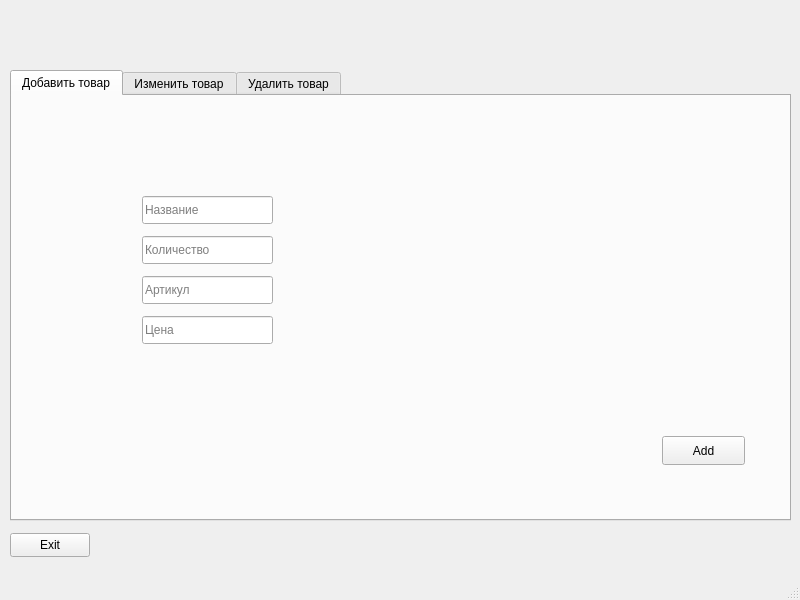
<?xml version="1.0" encoding="UTF-8"?>
<ui version="4.0">
 <class>SupplierHomeWindowN</class>
 <widget class="QMainWindow" name="SupplierHomeWindowN">
  <property name="geometry">
   <rect>
    <x>0</x>
    <y>0</y>
    <width>800</width>
    <height>600</height>
   </rect>
  </property>
  <property name="windowTitle">
   <string>MainWindow</string>
  </property>
  <widget class="QWidget" name="centralwidget">
   <widget class="QLabel" name="vendorLabel">
    <property name="geometry">
     <rect>
      <x>460</x>
      <y>200</y>
      <width>111</width>
      <height>41</height>
     </rect>
    </property>
    <property name="font">
     <font>
      <pointsize>18</pointsize>
     </font>
    </property>
    <property name="text">
     <string>TextLabel</string>
    </property>
   </widget>
   <widget class="QPushButton" name="exitButton">
    <property name="geometry">
     <rect>
      <x>10</x>
      <y>533</y>
      <width>80</width>
      <height>24</height>
     </rect>
    </property>
    <property name="text">
     <string>Exit</string>
    </property>
   </widget>
   <widget class="QTabWidget" name="tabWidget">
    <property name="geometry">
     <rect>
      <x>10</x>
      <y>70</y>
      <width>781</width>
      <height>451</height>
     </rect>
    </property>
    <property name="font">
     <font>
      <pointsize>9</pointsize>
     </font>
    </property>
    <property name="currentIndex">
     <number>0</number>
    </property>
    <widget class="QWidget" name="tab">
     <attribute name="title">
      <string>Добавить товар</string>
     </attribute>
     <widget class="QLineEdit" name="name">
      <property name="geometry">
       <rect>
        <x>130</x>
        <y>100</y>
        <width>131</width>
        <height>28</height>
       </rect>
      </property>
      <property name="text">
       <string/>
      </property>
      <property name="placeholderText">
       <string>Название</string>
      </property>
     </widget>
     <widget class="QLineEdit" name="vendorCode">
      <property name="geometry">
       <rect>
        <x>130</x>
        <y>180</y>
        <width>131</width>
        <height>28</height>
       </rect>
      </property>
      <property name="placeholderText">
       <string>Артикул</string>
      </property>
     </widget>
     <widget class="QLineEdit" name="price">
      <property name="geometry">
       <rect>
        <x>130</x>
        <y>220</y>
        <width>131</width>
        <height>28</height>
       </rect>
      </property>
      <property name="placeholderText">
       <string>Цена</string>
      </property>
     </widget>
     <widget class="QPushButton" name="addButton">
      <property name="geometry">
       <rect>
        <x>650</x>
        <y>340</y>
        <width>83</width>
        <height>29</height>
       </rect>
      </property>
      <property name="text">
       <string>Add</string>
      </property>
     </widget>
     <widget class="QLineEdit" name="quantity">
      <property name="geometry">
       <rect>
        <x>130</x>
        <y>140</y>
        <width>131</width>
        <height>28</height>
       </rect>
      </property>
      <property name="text">
       <string/>
      </property>
      <property name="placeholderText">
       <string>Количество</string>
      </property>
     </widget>
    </widget>
    <widget class="QWidget" name="tab_2">
     <attribute name="title">
      <string>Изменить товар</string>
     </attribute>
     <widget class="QComboBox" name="comboBox">
      <property name="geometry">
       <rect>
        <x>130</x>
        <y>80</y>
        <width>131</width>
        <height>41</height>
       </rect>
      </property>
      <property name="placeholderText">
       <string>Выберите товар</string>
      </property>
     </widget>
     <widget class="QLineEdit" name="oldName">
      <property name="enabled">
       <bool>false</bool>
      </property>
      <property name="geometry">
       <rect>
        <x>130</x>
        <y>140</y>
        <width>131</width>
        <height>28</height>
       </rect>
      </property>
      <property name="placeholderText">
       <string>Название</string>
      </property>
     </widget>
     <widget class="QLineEdit" name="oldVendorCode">
      <property name="enabled">
       <bool>false</bool>
      </property>
      <property name="geometry">
       <rect>
        <x>130</x>
        <y>220</y>
        <width>131</width>
        <height>28</height>
       </rect>
      </property>
      <property name="placeholderText">
       <string>Артикул</string>
      </property>
     </widget>
     <widget class="QLineEdit" name="oldPrice">
      <property name="enabled">
       <bool>false</bool>
      </property>
      <property name="geometry">
       <rect>
        <x>130</x>
        <y>260</y>
        <width>131</width>
        <height>28</height>
       </rect>
      </property>
      <property name="placeholderText">
       <string>Цена</string>
      </property>
     </widget>
     <widget class="QPushButton" name="changeButton">
      <property name="geometry">
       <rect>
        <x>580</x>
        <y>320</y>
        <width>83</width>
        <height>29</height>
       </rect>
      </property>
      <property name="text">
       <string>Change</string>
      </property>
     </widget>
     <widget class="QLineEdit" name="newName">
      <property name="enabled">
       <bool>true</bool>
      </property>
      <property name="geometry">
       <rect>
        <x>290</x>
        <y>140</y>
        <width>131</width>
        <height>28</height>
       </rect>
      </property>
      <property name="placeholderText">
       <string>Новое название</string>
      </property>
     </widget>
     <widget class="QLineEdit" name="newVendorCode">
      <property name="enabled">
       <bool>true</bool>
      </property>
      <property name="geometry">
       <rect>
        <x>290</x>
        <y>220</y>
        <width>131</width>
        <height>28</height>
       </rect>
      </property>
      <property name="placeholderText">
       <string>Новый артикул</string>
      </property>
     </widget>
     <widget class="QLineEdit" name="newPrice">
      <property name="enabled">
       <bool>true</bool>
      </property>
      <property name="geometry">
       <rect>
        <x>290</x>
        <y>260</y>
        <width>131</width>
        <height>28</height>
       </rect>
      </property>
      <property name="placeholderText">
       <string>Новая цена</string>
      </property>
     </widget>
     <widget class="QLineEdit" name="oldQuantity">
      <property name="enabled">
       <bool>false</bool>
      </property>
      <property name="geometry">
       <rect>
        <x>130</x>
        <y>180</y>
        <width>131</width>
        <height>28</height>
       </rect>
      </property>
      <property name="placeholderText">
       <string>Количество</string>
      </property>
     </widget>
     <widget class="QLineEdit" name="newQuantity">
      <property name="enabled">
       <bool>true</bool>
      </property>
      <property name="geometry">
       <rect>
        <x>290</x>
        <y>180</y>
        <width>131</width>
        <height>28</height>
       </rect>
      </property>
      <property name="placeholderText">
       <string>Новое количество</string>
      </property>
     </widget>
    </widget>
    <widget class="QWidget" name="tab_5">
     <attribute name="title">
      <string>Удалить товар</string>
     </attribute>
     <widget class="QComboBox" name="comboBox_2">
      <property name="enabled">
       <bool>true</bool>
      </property>
      <property name="geometry">
       <rect>
        <x>130</x>
        <y>80</y>
        <width>131</width>
        <height>41</height>
       </rect>
      </property>
      <property name="placeholderText">
       <string>Выберите товар</string>
      </property>
     </widget>
     <widget class="QPushButton" name="deleteButton">
      <property name="geometry">
       <rect>
        <x>620</x>
        <y>340</y>
        <width>83</width>
        <height>29</height>
       </rect>
      </property>
      <property name="text">
       <string>Delete</string>
      </property>
     </widget>
     <widget class="QLineEdit" name="name_2">
      <property name="enabled">
       <bool>false</bool>
      </property>
      <property name="geometry">
       <rect>
        <x>130</x>
        <y>140</y>
        <width>131</width>
        <height>28</height>
       </rect>
      </property>
      <property name="placeholderText">
       <string>Название</string>
      </property>
     </widget>
     <widget class="QLineEdit" name="vendorCode_2">
      <property name="enabled">
       <bool>false</bool>
      </property>
      <property name="geometry">
       <rect>
        <x>130</x>
        <y>220</y>
        <width>131</width>
        <height>28</height>
       </rect>
      </property>
      <property name="placeholderText">
       <string>Артикул</string>
      </property>
     </widget>
     <widget class="QLineEdit" name="price_2">
      <property name="enabled">
       <bool>false</bool>
      </property>
      <property name="geometry">
       <rect>
        <x>130</x>
        <y>260</y>
        <width>131</width>
        <height>28</height>
       </rect>
      </property>
      <property name="placeholderText">
       <string>Цена</string>
      </property>
     </widget>
     <widget class="QLineEdit" name="quantity_2">
      <property name="enabled">
       <bool>false</bool>
      </property>
      <property name="geometry">
       <rect>
        <x>130</x>
        <y>180</y>
        <width>131</width>
        <height>28</height>
       </rect>
      </property>
      <property name="placeholderText">
       <string>Количество</string>
      </property>
     </widget>
    </widget>
   </widget>
  </widget>
  <widget class="QMenuBar" name="menubar">
   <property name="geometry">
    <rect>
     <x>0</x>
     <y>0</y>
     <width>800</width>
     <height>21</height>
    </rect>
   </property>
  </widget>
  <widget class="QStatusBar" name="statusbar"/>
 </widget>
 <tabstops>
  <tabstop>name</tabstop>
  <tabstop>quantity</tabstop>
  <tabstop>vendorCode</tabstop>
  <tabstop>price</tabstop>
  <tabstop>addButton</tabstop>
  <tabstop>tabWidget</tabstop>
  <tabstop>comboBox</tabstop>
  <tabstop>oldName</tabstop>
  <tabstop>oldQuantity</tabstop>
  <tabstop>oldVendorCode</tabstop>
  <tabstop>oldPrice</tabstop>
  <tabstop>newName</tabstop>
  <tabstop>newQuantity</tabstop>
  <tabstop>newVendorCode</tabstop>
  <tabstop>newPrice</tabstop>
  <tabstop>changeButton</tabstop>
  <tabstop>comboBox_2</tabstop>
  <tabstop>name_2</tabstop>
  <tabstop>quantity_2</tabstop>
  <tabstop>vendorCode_2</tabstop>
  <tabstop>price_2</tabstop>
  <tabstop>deleteButton</tabstop>
  <tabstop>exitButton</tabstop>
 </tabstops>
 <resources/>
 <connections/>
</ui>
